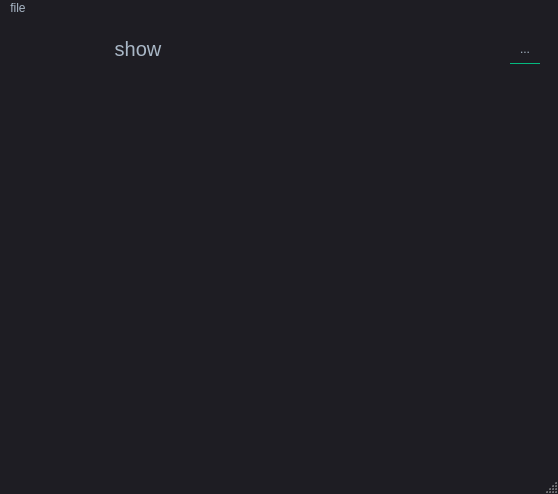
<?xml version="1.0" encoding="UTF-8"?>
<ui version="4.0">
 <class>MainWindow</class>
 <widget class="QMainWindow" name="MainWindow">
  <property name="geometry">
   <rect>
    <x>0</x>
    <y>0</y>
    <width>558</width>
    <height>494</height>
   </rect>
  </property>
  <property name="minimumSize">
   <size>
    <width>200</width>
    <height>200</height>
   </size>
  </property>
  <property name="mouseTracking">
   <bool>true</bool>
  </property>
  <property name="windowTitle">
   <string>MainWindow</string>
  </property>
  <property name="layoutDirection">
   <enum>Qt::LeftToRight</enum>
  </property>
  <property name="styleSheet">
   <string notr="true">
QMainWindow {
	background-color:#1e1d23;
}
QDialog {
	background-color:#1e1d23;
}
QColorDialog {
	background-color:#1e1d23;
}
QTextEdit {
	background-color:#1e1d23;
	color: #a9b7c6;
}
QPlainTextEdit {
	selection-background-color:#007b50;
	background-color:#1e1d23;
	border-style: solid;
	border-top-color: transparent;
	border-right-color: transparent;
	border-left-color: transparent;
	border-bottom-color: transparent;
	border-width: 1px;
	color: #a9b7c6;
}
QPushButton{
	border-style: solid;
	border-top-color: transparent;
	border-right-color: transparent;
	border-left-color: transparent;
	border-bottom-color: transparent;
	border-width: 1px;
	border-style: solid;
	color: #a9b7c6;
	padding: 2px;
	background-color: #1e1d23;
}
QPushButton::default{
	border-style: inset;
	border-top-color: transparent;
	border-right-color: transparent;
	border-left-color: transparent;
	border-bottom-color: #04b97f;
	border-width: 1px;
	color: #a9b7c6;
	padding: 2px;
	background-color: #1e1d23;
}
QToolButton {
	border-style: solid;
	border-top-color: transparent;
	border-right-color: transparent;
	border-left-color: transparent;
	border-bottom-color: #04b97f;
	border-bottom-width: 1px;
	border-style: solid;
	color: #a9b7c6;
	padding: 2px;
	background-color: #1e1d23;
}
QToolButton:hover{
	border-style: solid;
	border-top-color: transparent;
	border-right-color: transparent;
	border-left-color: transparent;
	border-bottom-color: #37efba;
	border-bottom-width: 2px;
	border-style: solid;
	color: #FFFFFF;
	padding-bottom: 1px;
	background-color: #1e1d23;
}
QPushButton:hover{
	border-style: solid;
	border-top-color: transparent;
	border-right-color: transparent;
	border-left-color: transparent;
	border-bottom-color: #37efba;
	border-bottom-width: 1px;
	border-style: solid;
	color: #FFFFFF;
	padding-bottom: 2px;
	background-color: #1e1d23;
}
QPushButton:pressed{
	border-style: solid;
	border-top-color: transparent;
	border-right-color: transparent;
	border-left-color: transparent;
	border-bottom-color: #37efba;
	border-bottom-width: 2px;
	border-style: solid;
	color: #37efba;
	padding-bottom: 1px;
	background-color: #1e1d23;
}
QPushButton:disabled{
	border-style: solid;
	border-top-color: transparent;
	border-right-color: transparent;
	border-left-color: transparent;
	border-bottom-color: #808086;
	border-bottom-width: 2px;
	border-style: solid;
	color: #808086;
	padding-bottom: 1px;
	background-color: #1e1d23;
}
QLineEdit {
	border-width: 1px; border-radius: 4px;
	border-color: rgb(58, 58, 58);
	border-style: inset;
	padding: 0 8px;
	color: #a9b7c6;
	background:#1e1d23;
	selection-background-color:#007b50;
	selection-color: #FFFFFF;
}
QLabel {
	color: #a9b7c6;
}
QLCDNumber {
	color: #37e6b4;
}
QProgressBar {
	text-align: center;
	color: rgb(240, 240, 240);
	border-width: 1px; 
	border-radius: 10px;
	border-color: rgb(58, 58, 58);
	border-style: inset;
	background-color:#1e1d23;
}
QProgressBar::chunk {
	background-color: #04b97f;
	border-radius: 5px;
}
QMenuBar {
	background-color: #1e1d23;
}
QMenuBar::item {
	color: #a9b7c6;
  	spacing: 3px;
  	padding: 1px 4px;
  	background: #1e1d23;
}

QMenuBar::item:selected {
  	background:#1e1d23;
	color: #FFFFFF;
}
QMenu::item:selected {
	border-style: solid;
	border-top-color: transparent;
	border-right-color: transparent;
	border-left-color: #04b97f;
	border-bottom-color: transparent;
	border-left-width: 2px;
	color: #FFFFFF;
	padding-left:15px;
	padding-top:4px;
	padding-bottom:4px;
	padding-right:7px;
	background-color: #1e1d23;
}
QMenu::item {
	border-style: solid;
	border-top-color: transparent;
	border-right-color: transparent;
	border-left-color: transparent;
	border-bottom-color: transparent;
	border-bottom-width: 1px;
	border-style: solid;
	color: #a9b7c6;
	padding-left:17px;
	padding-top:4px;
	padding-bottom:4px;
	padding-right:7px;
	background-color: #1e1d23;
}
QMenu{
	background-color:#1e1d23;
}
QTabWidget {
	color:rgb(0,0,0);
	background-color:#1e1d23;
}
QTabWidget::pane {
		border-color: rgb(77,77,77);
		background-color:#1e1d23;
		border-style: solid;
		border-width: 1px;
    	border-radius: 6px;
}
QTabBar::tab {
	border-style: solid;
	border-top-color: transparent;
	border-right-color: transparent;
	border-left-color: transparent;
	border-bottom-color: transparent;
	border-bottom-width: 1px;
	border-style: solid;
	color: #808086;
	padding: 3px;
	margin-left:3px;
	background-color: #1e1d23;
}
QTabBar::tab:selected, QTabBar::tab:last:selected, QTabBar::tab:hover {
  	border-style: solid;
	border-top-color: transparent;
	border-right-color: transparent;
	border-left-color: transparent;
	border-bottom-color: #04b97f;
	border-bottom-width: 2px;
	border-style: solid;
	color: #FFFFFF;
	padding-left: 3px;
	padding-bottom: 2px;
	margin-left:3px;
	background-color: #1e1d23;
}

QCheckBox {
	color: #a9b7c6;
	padding: 2px;
}
QCheckBox:disabled {
	color: #808086;
	padding: 2px;
}

QCheckBox:hover {
	border-radius:4px;
	border-style:solid;
	padding-left: 1px;
	padding-right: 1px;
	padding-bottom: 1px;
	padding-top: 1px;
	border-width:1px;
	border-color: rgb(87, 97, 106);
	background-color:#1e1d23;
}
QCheckBox::indicator:checked {

	height: 10px;
	width: 10px;
	border-style:solid;
	border-width: 1px;
	border-color: #04b97f;
	color: #a9b7c6;
	background-color: #04b97f;
}
QCheckBox::indicator:unchecked {

	height: 10px;
	width: 10px;
	border-style:solid;
	border-width: 1px;
	border-color: #04b97f;
	color: #a9b7c6;
	background-color: transparent;
}
QRadioButton {
	color: #a9b7c6;
	background-color: #1e1d23;
	padding: 1px;
}
QRadioButton::indicator:checked {
	height: 10px;
	width: 10px;
	border-style:solid;
	border-radius:5px;
	border-width: 1px;
	border-color: #04b97f;
	color: #a9b7c6;
	background-color: #04b97f;
}
QRadioButton::indicator:!checked {
	height: 10px;
	width: 10px;
	border-style:solid;
	border-radius:5px;
	border-width: 1px;
	border-color: #04b97f;
	color: #a9b7c6;
	background-color: transparent;
}
QStatusBar {
	color:#027f7f;
}
QSpinBox {
	color: #a9b7c6;	
	background-color: #1e1d23;
}
QDoubleSpinBox {
	color: #a9b7c6;	
	background-color: #1e1d23;
}
QTimeEdit {
	color: #a9b7c6;	
	background-color: #1e1d23;
}
QDateTimeEdit {
	color: #a9b7c6;	
	background-color: #1e1d23;
}
QDateEdit {
	color: #a9b7c6;	
	background-color: #1e1d23;
}
QComboBox {
	color: #a9b7c6;	
	background: #1e1d23;
}
QComboBox:editable {
	background: #1e1d23;
	color: #a9b7c6;
	selection-background-color: #1e1d23;
}
QComboBox QAbstractItemView {
	color: #a9b7c6;	
	background: #1e1d23;
	selection-color: #FFFFFF;
	selection-background-color: #1e1d23;
}
QComboBox:!editable:on, QComboBox::drop-down:editable:on {
	color: #a9b7c6;	
	background: #1e1d23;
}
QFontComboBox {
	color: #a9b7c6;	
	background-color: #1e1d23;
}
QToolBox {
	color: #a9b7c6;
	background-color: #1e1d23;
}
QToolBox::tab {
	color: #a9b7c6;
	background-color: #1e1d23;
}
QToolBox::tab:selected {
	color: #FFFFFF;
	background-color: #1e1d23;
}
QScrollArea {
	color: #FFFFFF;
	background-color: #1e1d23;
}
QSlider::groove:horizontal {
	height: 5px;
	background: #04b97f;
}
QSlider::groove:vertical {
	width: 5px;
	background: #04b97f;
}
QSlider::handle:horizontal {
	background: qlineargradient(x1:0, y1:0, x2:1, y2:1, stop:0 #b4b4b4, stop:1 #8f8f8f);
	border: 1px solid #5c5c5c;
	width: 14px;
	margin: -5px 0;
	border-radius: 7px;
}
QSlider::handle:vertical {
	background: qlineargradient(x1:1, y1:1, x2:0, y2:0, stop:0 #b4b4b4, stop:1 #8f8f8f);
	border: 1px solid #5c5c5c;
	height: 14px;
	margin: 0 -5px;
	border-radius: 7px;
}
QSlider::add-page:horizontal {
    background: white;
}
QSlider::add-page:vertical {
    background: white;
}
QSlider::sub-page:horizontal {
    background: #04b97f;
}
QSlider::sub-page:vertical {
    background: #04b97f;
}</string>
  </property>
  <widget class="QWidget" name="centralwidget">
   <layout class="QGridLayout" name="gridLayout_2">
    <item row="0" column="0">
     <widget class="QFrame" name="frame">
      <layout class="QGridLayout" name="gridLayout_4">
       <item row="0" column="0">
        <layout class="QGridLayout" name="gridLayout_3">
         <item row="0" column="0">
          <widget class="QPushButton" name="Show_button_2">
           <property name="font">
            <font>
             <pointsize>15</pointsize>
            </font>
           </property>
           <property name="text">
            <string>show</string>
           </property>
          </widget>
         </item>
         <item row="0" column="1">
          <widget class="QPushButton" name="Rotate_button_2">
           <property name="font">
            <font>
             <pointsize>15</pointsize>
            </font>
           </property>
           <property name="text">
            <string/>
           </property>
          </widget>
         </item>
         <item row="0" column="2">
          <widget class="QToolButton" name="toolButton_2">
           <property name="minimumSize">
            <size>
             <width>30</width>
             <height>30</height>
            </size>
           </property>
           <property name="text">
            <string>...</string>
           </property>
          </widget>
         </item>
         <item row="1" column="0" colspan="3">
          <widget class="QLabel" name="label_2">
           <property name="maximumSize">
            <size>
             <width>1366</width>
             <height>768</height>
            </size>
           </property>
           <property name="mouseTracking">
            <bool>true</bool>
           </property>
           <property name="styleSheet">
            <string notr="true">
QMainWindow {
	background-color:#1e1d23;
}
QDialog {
	background-color:#1e1d23;
}
QColorDialog {
	background-color:#1e1d23;
}
QTextEdit {
	background-color:#1e1d23;
	color: #a9b7c6;
}
QPlainTextEdit {
	selection-background-color:#007b50;
	background-color:#1e1d23;
	border-style: solid;
	border-top-color: transparent;
	border-right-color: transparent;
	border-left-color: transparent;
	border-bottom-color: transparent;
	border-width: 1px;
	color: #a9b7c6;
}
QPushButton{
	border-style: solid;
	border-top-color: transparent;
	border-right-color: transparent;
	border-left-color: transparent;
	border-bottom-color: transparent;
	border-width: 1px;
	border-style: solid;
	color: #a9b7c6;
	padding: 2px;
	background-color: #1e1d23;
}
QPushButton::default{
	border-style: inset;
	border-top-color: transparent;
	border-right-color: transparent;
	border-left-color: transparent;
	border-bottom-color: #04b97f;
	border-width: 1px;
	color: #a9b7c6;
	padding: 2px;
	background-color: #1e1d23;
}
QToolButton {
	border-style: solid;
	border-top-color: transparent;
	border-right-color: transparent;
	border-left-color: transparent;
	border-bottom-color: #04b97f;
	border-bottom-width: 1px;
	border-style: solid;
	color: #a9b7c6;
	padding: 2px;
	background-color: #1e1d23;
}
QToolButton:hover{
	border-style: solid;
	border-top-color: transparent;
	border-right-color: transparent;
	border-left-color: transparent;
	border-bottom-color: #37efba;
	border-bottom-width: 2px;
	border-style: solid;
	color: #FFFFFF;
	padding-bottom: 1px;
	background-color: #1e1d23;
}
QPushButton:hover{
	border-style: solid;
	border-top-color: transparent;
	border-right-color: transparent;
	border-left-color: transparent;
	border-bottom-color: #37efba;
	border-bottom-width: 1px;
	border-style: solid;
	color: #FFFFFF;
	padding-bottom: 2px;
	background-color: #1e1d23;
}
QPushButton:pressed{
	border-style: solid;
	border-top-color: transparent;
	border-right-color: transparent;
	border-left-color: transparent;
	border-bottom-color: #37efba;
	border-bottom-width: 2px;
	border-style: solid;
	color: #37efba;
	padding-bottom: 1px;
	background-color: #1e1d23;
}
QPushButton:disabled{
	border-style: solid;
	border-top-color: transparent;
	border-right-color: transparent;
	border-left-color: transparent;
	border-bottom-color: #808086;
	border-bottom-width: 2px;
	border-style: solid;
	color: #808086;
	padding-bottom: 1px;
	background-color: #1e1d23;
}
QLineEdit {
	border-width: 1px; border-radius: 4px;
	border-color: rgb(58, 58, 58);
	border-style: inset;
	padding: 0 8px;
	color: #a9b7c6;
	background:#1e1d23;
	selection-background-color:#007b50;
	selection-color: #FFFFFF;
}
QLabel {
	color: #a9b7c6;
}
QLCDNumber {
	color: #37e6b4;
}
QProgressBar {
	text-align: center;
	color: rgb(240, 240, 240);
	border-width: 1px; 
	border-radius: 10px;
	border-color: rgb(58, 58, 58);
	border-style: inset;
	background-color:#1e1d23;
}
QProgressBar::chunk {
	background-color: #04b97f;
	border-radius: 5px;
}
QMenuBar {
	background-color: #1e1d23;
}
QMenuBar::item {
	color: #a9b7c6;
  	spacing: 3px;
  	padding: 1px 4px;
  	background: #1e1d23;
}

QMenuBar::item:selected {
  	background:#1e1d23;
	color: #FFFFFF;
}
QMenu::item:selected {
	border-style: solid;
	border-top-color: transparent;
	border-right-color: transparent;
	border-left-color: #04b97f;
	border-bottom-color: transparent;
	border-left-width: 2px;
	color: #FFFFFF;
	padding-left:15px;
	padding-top:4px;
	padding-bottom:4px;
	padding-right:7px;
	background-color: #1e1d23;
}
QMenu::item {
	border-style: solid;
	border-top-color: transparent;
	border-right-color: transparent;
	border-left-color: transparent;
	border-bottom-color: transparent;
	border-bottom-width: 1px;
	border-style: solid;
	color: #a9b7c6;
	padding-left:17px;
	padding-top:4px;
	padding-bottom:4px;
	padding-right:7px;
	background-color: #1e1d23;
}
QMenu{
	background-color:#1e1d23;
}
QTabWidget {
	color:rgb(0,0,0);
	background-color:#1e1d23;
}
QTabWidget::pane {
		border-color: rgb(77,77,77);
		background-color:#1e1d23;
		border-style: solid;
		border-width: 1px;
    	border-radius: 6px;
}
QTabBar::tab {
	border-style: solid;
	border-top-color: transparent;
	border-right-color: transparent;
	border-left-color: transparent;
	border-bottom-color: transparent;
	border-bottom-width: 1px;
	border-style: solid;
	color: #808086;
	padding: 3px;
	margin-left:3px;
	background-color: #1e1d23;
}
QTabBar::tab:selected, QTabBar::tab:last:selected, QTabBar::tab:hover {
  	border-style: solid;
	border-top-color: transparent;
	border-right-color: transparent;
	border-left-color: transparent;
	border-bottom-color: #04b97f;
	border-bottom-width: 2px;
	border-style: solid;
	color: #FFFFFF;
	padding-left: 3px;
	padding-bottom: 2px;
	margin-left:3px;
	background-color: #1e1d23;
}

QCheckBox {
	color: #a9b7c6;
	padding: 2px;
}
QCheckBox:disabled {
	color: #808086;
	padding: 2px;
}

QCheckBox:hover {
	border-radius:4px;
	border-style:solid;
	padding-left: 1px;
	padding-right: 1px;
	padding-bottom: 1px;
	padding-top: 1px;
	border-width:1px;
	border-color: rgb(87, 97, 106);
	background-color:#1e1d23;
}
QCheckBox::indicator:checked {

	height: 10px;
	width: 10px;
	border-style:solid;
	border-width: 1px;
	border-color: #04b97f;
	color: #a9b7c6;
	background-color: #04b97f;
}
QCheckBox::indicator:unchecked {

	height: 10px;
	width: 10px;
	border-style:solid;
	border-width: 1px;
	border-color: #04b97f;
	color: #a9b7c6;
	background-color: transparent;
}
QRadioButton {
	color: #a9b7c6;
	background-color: #1e1d23;
	padding: 1px;
}
QRadioButton::indicator:checked {
	height: 10px;
	width: 10px;
	border-style:solid;
	border-radius:5px;
	border-width: 1px;
	border-color: #04b97f;
	color: #a9b7c6;
	background-color: #04b97f;
}
QRadioButton::indicator:!checked {
	height: 10px;
	width: 10px;
	border-style:solid;
	border-radius:5px;
	border-width: 1px;
	border-color: #04b97f;
	color: #a9b7c6;
	background-color: transparent;
}
QStatusBar {
	color:#027f7f;
}
QSpinBox {
	color: #a9b7c6;	
	background-color: #1e1d23;
}
QDoubleSpinBox {
	color: #a9b7c6;	
	background-color: #1e1d23;
}
QTimeEdit {
	color: #a9b7c6;	
	background-color: #1e1d23;
}
QDateTimeEdit {
	color: #a9b7c6;	
	background-color: #1e1d23;
}
QDateEdit {
	color: #a9b7c6;	
	background-color: #1e1d23;
}
QComboBox {
	color: #a9b7c6;	
	background: #1e1d23;
}
QComboBox:editable {
	background: #1e1d23;
	color: #a9b7c6;
	selection-background-color: #1e1d23;
}
QComboBox QAbstractItemView {
	color: #a9b7c6;	
	background: #1e1d23;
	selection-color: #FFFFFF;
	selection-background-color: #1e1d23;
}
QComboBox:!editable:on, QComboBox::drop-down:editable:on {
	color: #a9b7c6;	
	background: #1e1d23;
}
QFontComboBox {
	color: #a9b7c6;	
	background-color: #1e1d23;
}
QToolBox {
	color: #a9b7c6;
	background-color: #1e1d23;
}
QToolBox::tab {
	color: #a9b7c6;
	background-color: #1e1d23;
}
QToolBox::tab:selected {
	color: #FFFFFF;
	background-color: #1e1d23;
}
QScrollArea {
	color: #FFFFFF;
	background-color: #1e1d23;
}
QSlider::groove:horizontal {
	height: 5px;
	background: #04b97f;
}
QSlider::groove:vertical {
	width: 5px;
	background: #04b97f;
}
QSlider::handle:horizontal {
	background: qlineargradient(x1:0, y1:0, x2:1, y2:1, stop:0 #b4b4b4, stop:1 #8f8f8f);
	border: 1px solid #5c5c5c;
	width: 14px;
	margin: -5px 0;
	border-radius: 7px;
}
QSlider::handle:vertical {
	background: qlineargradient(x1:1, y1:1, x2:0, y2:0, stop:0 #b4b4b4, stop:1 #8f8f8f);
	border: 1px solid #5c5c5c;
	height: 14px;
	margin: 0 -5px;
	border-radius: 7px;
}
QSlider::add-page:horizontal {
    background: white;
}
QSlider::add-page:vertical {
    background: white;
}
QSlider::sub-page:horizontal {
    background: #04b97f;
}
QSlider::sub-page:vertical {
    background: #04b97f;
}</string>
           </property>
           <property name="text">
            <string/>
           </property>
           <property name="alignment">
            <set>Qt::AlignCenter</set>
           </property>
          </widget>
         </item>
        </layout>
       </item>
      </layout>
     </widget>
    </item>
   </layout>
  </widget>
  <widget class="QMenuBar" name="menubar">
   <property name="geometry">
    <rect>
     <x>0</x>
     <y>0</y>
     <width>558</width>
     <height>18</height>
    </rect>
   </property>
   <property name="defaultUp">
    <bool>false</bool>
   </property>
   <widget class="QMenu" name="menuFile">
    <property name="title">
     <string>file</string>
    </property>
    <addaction name="actionresize"/>
    <addaction name="actionsave"/>
    <addaction name="actionsave_as"/>
   </widget>
   <addaction name="menuFile"/>
  </widget>
  <widget class="QStatusBar" name="statusbar"/>
  <action name="actionresize">
   <property name="checkable">
    <bool>false</bool>
   </property>
   <property name="text">
    <string>resize</string>
   </property>
   <property name="font">
    <font>
     <pointsize>16</pointsize>
    </font>
   </property>
   <property name="iconVisibleInMenu">
    <bool>true</bool>
   </property>
  </action>
  <action name="actionsave">
   <property name="text">
    <string>save</string>
   </property>
  </action>
  <action name="actionsave_as">
   <property name="text">
    <string>save as</string>
   </property>
  </action>
  <action name="actionIcon">
   <property name="icon">
    <iconset>
     <normaloff>C:/Users/wwwta/OneDrive/Desktop/more.png</normaloff>C:/Users/wwwta/OneDrive/Desktop/more.png</iconset>
   </property>
   <property name="text">
    <string>Icon</string>
   </property>
  </action>
 </widget>
 <resources/>
 <connections/>
</ui>
